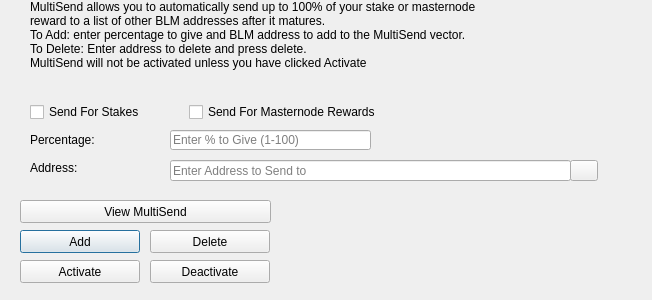
<?xml version="1.0" encoding="UTF-8"?>
<ui version="4.0">
 <class>MultiSendDialog</class>
 <widget class="QDialog" name="MultiSendDialog">
  <property name="windowModality">
   <enum>Qt::NonModal</enum>
  </property>
  <property name="geometry">
   <rect>
    <x>0</x>
    <y>0</y>
    <width>652</width>
    <height>300</height>
   </rect>
  </property>
  <property name="windowTitle">
   <string>MultiSend</string>
  </property>
  <widget class="QLineEdit" name="multiSendPercentEdit">
   <property name="geometry">
    <rect>
     <x>170</x>
     <y>130</y>
     <width>201</width>
     <height>20</height>
    </rect>
   </property>
   <property name="toolTip">
    <string>Enter whole numbers 1 - 100</string>
   </property>
   <property name="placeholderText">
    <string>Enter % to Give (1-100)</string>
   </property>
  </widget>
  <widget class="QLineEdit" name="multiSendAddressEdit">
   <property name="geometry">
    <rect>
     <x>170</x>
     <y>160</y>
     <width>401</width>
     <height>21</height>
    </rect>
   </property>
   <property name="toolTip">
    <string/>
   </property>
   <property name="placeholderText">
    <string>Enter Address to Send to</string>
   </property>
  </widget>
  <widget class="QLabel" name="label_2">
   <property name="geometry">
    <rect>
     <x>30</x>
     <y>0</y>
     <width>451</width>
     <height>121</height>
    </rect>
   </property>
   <property name="lineWidth">
    <number>1</number>
   </property>
   <property name="text">
    <string>MultiSend allows you to automatically send up to 100% of your stake or masternode reward to a list of other BLM addresses after it matures.
To Add: enter percentage to give and BLM address to add to the MultiSend vector.
To Delete: Enter address to delete and press delete.
MultiSend will not be activated unless you have clicked Activate</string>
   </property>
   <property name="alignment">
    <set>Qt::AlignLeading|Qt::AlignLeft|Qt::AlignTop</set>
   </property>
   <property name="wordWrap">
    <bool>true</bool>
   </property>
  </widget>
  <widget class="QLabel" name="message">
   <property name="geometry">
    <rect>
     <x>290</x>
     <y>200</y>
     <width>351</width>
     <height>91</height>
    </rect>
   </property>
   <property name="text">
    <string/>
   </property>
  </widget>
  <widget class="QPushButton" name="addButton">
   <property name="geometry">
    <rect>
     <x>20</x>
     <y>230</y>
     <width>120</width>
     <height>23</height>
    </rect>
   </property>
   <property name="toolTip">
    <string/>
   </property>
   <property name="statusTip">
    <string>Add to MultiSend Vector</string>
   </property>
   <property name="text">
    <string>Add</string>
   </property>
  </widget>
  <widget class="QPushButton" name="disableButton">
   <property name="geometry">
    <rect>
     <x>150</x>
     <y>260</y>
     <width>120</width>
     <height>23</height>
    </rect>
   </property>
   <property name="statusTip">
    <string>Deactivate MultiSend</string>
   </property>
   <property name="text">
    <string>Deactivate</string>
   </property>
  </widget>
  <widget class="QPushButton" name="addressBookButton">
   <property name="geometry">
    <rect>
     <x>570</x>
     <y>160</y>
     <width>28</width>
     <height>21</height>
    </rect>
   </property>
   <property name="toolTip">
    <string>Choose an address from the address book</string>
   </property>
   <property name="text">
    <string/>
   </property>
   <property name="icon">
    <iconset resource="../BLM.qrc">
     <normaloff>:/icons/address-book</normaloff>:/icons/address-book</iconset>
   </property>
   <property name="shortcut">
    <string>Alt+A</string>
   </property>
   <property name="autoDefault">
    <bool>false</bool>
   </property>
  </widget>
  <widget class="QLabel" name="label">
   <property name="geometry">
    <rect>
     <x>30</x>
     <y>130</y>
     <width>121</width>
     <height>20</height>
    </rect>
   </property>
   <property name="toolTip">
    <string>Percentage of stake to send</string>
   </property>
   <property name="text">
    <string>Percentage:</string>
   </property>
  </widget>
  <widget class="QLabel" name="label_5">
   <property name="geometry">
    <rect>
     <x>30</x>
     <y>160</y>
     <width>111</width>
     <height>16</height>
    </rect>
   </property>
   <property name="toolTip">
    <string>Address to send portion of stake to</string>
   </property>
   <property name="text">
    <string>Address:</string>
   </property>
  </widget>
  <widget class="QPushButton" name="deleteButton">
   <property name="geometry">
    <rect>
     <x>150</x>
     <y>230</y>
     <width>120</width>
     <height>23</height>
    </rect>
   </property>
   <property name="toolTip">
    <string/>
   </property>
   <property name="statusTip">
    <string>Delete Address From MultiSend Vector</string>
   </property>
   <property name="text">
    <string>Delete</string>
   </property>
  </widget>
  <widget class="QPushButton" name="activateButton">
   <property name="geometry">
    <rect>
     <x>20</x>
     <y>260</y>
     <width>120</width>
     <height>23</height>
    </rect>
   </property>
   <property name="statusTip">
    <string>Activate MultiSend</string>
   </property>
   <property name="text">
    <string>Activate</string>
   </property>
  </widget>
  <widget class="QPushButton" name="viewButton">
   <property name="geometry">
    <rect>
     <x>20</x>
     <y>200</y>
     <width>251</width>
     <height>23</height>
    </rect>
   </property>
   <property name="toolTip">
    <string/>
   </property>
   <property name="statusTip">
    <string>View MultiSend Vector</string>
   </property>
   <property name="text">
    <string>View MultiSend</string>
   </property>
  </widget>
  <widget class="QWidget" name="horizontalLayoutWidget">
   <property name="geometry">
    <rect>
     <x>30</x>
     <y>100</y>
     <width>351</width>
     <height>24</height>
    </rect>
   </property>
   <layout class="QHBoxLayout" name="horizontalLayout">
    <item>
     <widget class="QCheckBox" name="multiSendStakeCheckBox">
      <property name="text">
       <string>Send For Stakes</string>
      </property>
     </widget>
    </item>
    <item>
     <widget class="QCheckBox" name="multiSendMasternodeCheckBox">
      <property name="text">
       <string>Send For Masternode Rewards</string>
      </property>
     </widget>
    </item>
   </layout>
  </widget>
 </widget>
 <resources>
  <include location="../BLM.qrc"/>
 </resources>
 <connections/>
</ui>
